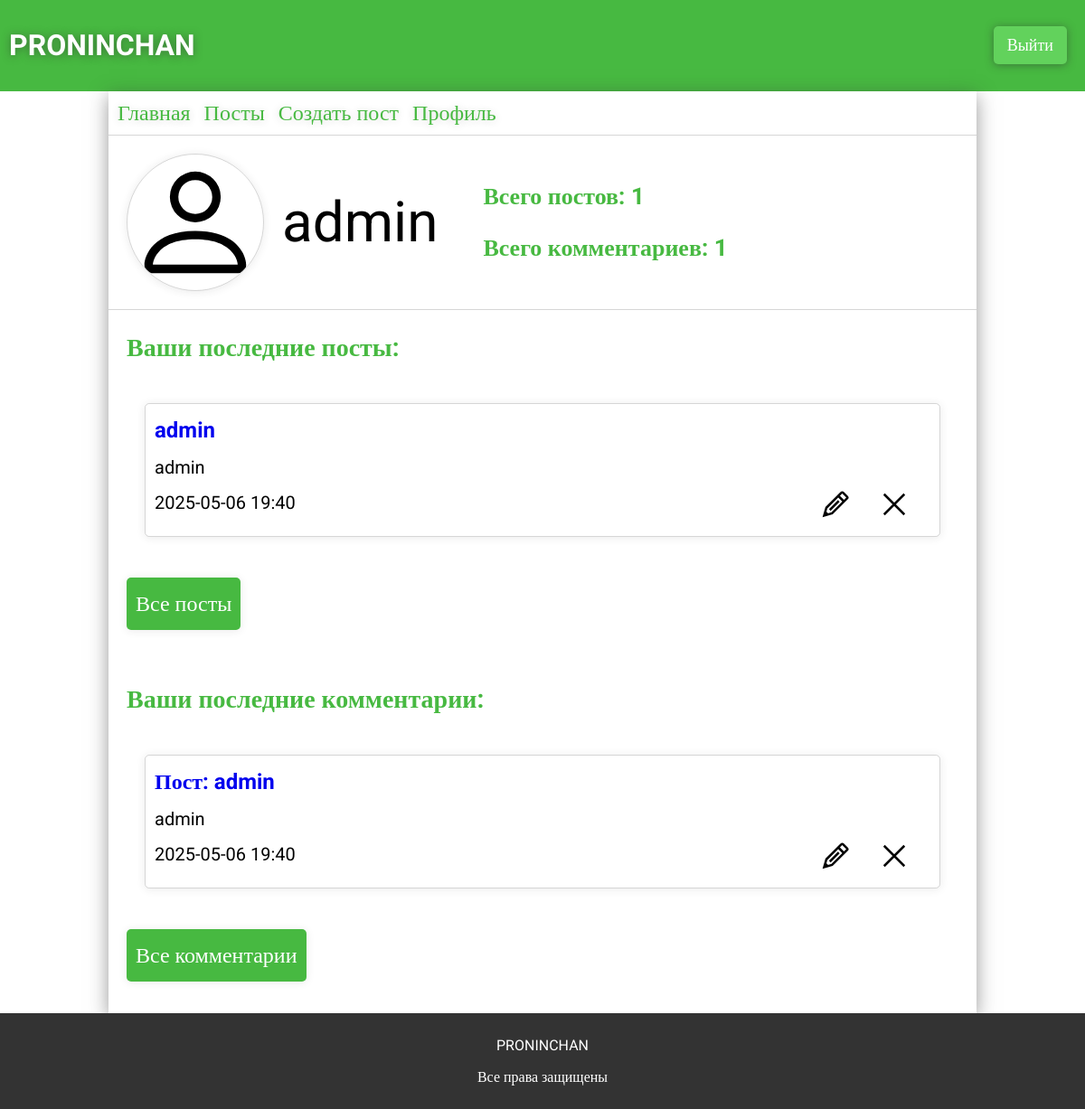
Page /profile (signed in) on the committed database.
### app.py (models this page shows)
class Users(db.Model):
    __tablename__ = 'users'
    id = db.Column(db.Integer, primary_key=True)
    username = db.Column(db.String(32), unique=True, nullable=False)
    photo = db.Column(db.BLOB)
    email = db.Column(db.String(64), unique=True, nullable=False)
    password = db.Column(db.String(30), nullable=False)
    access = db.Column(db.String(64), nullable=False, default='user')
    all_posts = db.relationship("ForumPosts", backref="user_author", cascade="all, delete-orphan")
    all_comments = db.relationship("ForumComments", backref="user_author")

class ForumPosts(db.Model):
    __tablename__ = 'forum_posts'
    id = db.Column(db.Integer, primary_key=True)
    user_id = db.Column(db.Integer, db.ForeignKey('users.id'), nullable=False)
    theme = db.Column(db.String(124), nullable=False)
    text = db.Column(db.Text, nullable=False)
    section_id = db.Column(db.Integer, db.ForeignKey('forum_sections.id'), nullable=False)
    category_id = db.Column(db.Integer, db.ForeignKey('forum_categories.id'), nullable=False)
    created_at = db.Column(db.DateTime, default=datetime.now)
    user = db.relationship("Users", backref="posts")
    sections = db.relationship("ForumSections")
    categories = db.relationship("ForumCategory")
    all_comments = db.relationship("ForumComments", backref="forum_post", cascade="all, delete-orphan")

class ForumComments(db.Model):
    __tablename__ = 'forum_comments'
    id = db.Column(db.Integer, primary_key=True)
    user_id = db.Column(db.Integer, db.ForeignKey('users.id'), nullable=False)
    text = db.Column(db.Text, nullable=False)
    created_at = db.Column(db.DateTime, default=datetime.now)
    post_id = db.Column(db.Integer, db.ForeignKey('forum_posts.id'), nullable=False)
    user = db.relationship("Users", backref="comments")
    post = db.relationship('ForumPosts', backref='comments')

### app.py (the view)
@app.route('/profile')
def profile():
    if 'user' in session:
        user = Users.query.filter_by(id=session['user']).first()
        user_posts =  ForumPosts.query.filter_by(user_id=session['user']).order_by(ForumPosts.created_at.desc()).limit(5).all()
        user_comments = ForumComments.query.filter_by(user_id=session['user']).order_by(ForumComments.created_at.desc()).limit(5).all()
        c_total = ForumComments.query.filter_by(user_id=session['user']).count()
        p_total = ForumPosts.query.filter_by(user_id=session['user']).count()
        return render_template('profile.html', user = user, posts=user_posts,
                               comments=user_comments, c_total=c_total,p_total=p_total)
    return render_template('profile.html')

### templates/profile.html (shortened to what this page needs)
{% extends 'base.html' %}
{% block main %}
<link rel="stylesheet" href="{{ url_for('static', filename='css/profile.css') }}">
{% if session['user'] %}
<div class="profile">
    <div class="profile-container">
        <div class="profile-person">
            <div class="profile-person-img">
                <img src="{{user.photo if user.photo else '../static/img/person.svg'}}" alt="" style="cursor: pointer;">
            </div>
            <p>{{user.username}}</p>
        </div>
        <div class="profile-data">
            <p>Всего постов: {{p_total}}</p>
            <p>Всего комментариев: {{c_total}}</p>
        </div>
    </div>
    <div class="commentsposts">
        <p>Ваши последние посты:</p>
        <div class="commentsposts-container">
            {% for post in posts %}
            <div class="commentsposts-container-post" id="post-{{post.id}}">
                <div class="commentsposts-container-post-edit">
                    <img src="../static/img/Edit.svg" alt="" class="edit-post" id="post-{{post.id}}" data-post-id="{{post.id}}">
                    <img src="../static/img/Close.svg" alt="" class="delete-post" data-post-id="{{post.id}}">
                </div>
                <a class="post-theme" href="{{url_for('post', post=post.id)}}">{{post.theme}}</a>
                <p class="post-text"  data-text="{{post.text}}">{{post.text | truncate(150, True, '...')}}</p>
                <p class="post-created">{{post.created_at.strftime('%Y-%m-%d %H:%M')}}</p>
            </div>
            {% endfor %}
        </div>
        <button><a href="{{url_for('user_posts')}}">Все посты</a></button>
    </div>
    <div  class="commentsposts">
        <p>Ваши последние комментарии:</p>
        <div class="commentsposts-container">
            {% for comment in comments %}
            <div class="commentsposts-container-post" id="comment-{{comment.id}}">
                <div class="commentsposts-container-post-edit">
                    <img src="../static/img/Edit.svg" alt="" class="edit-comment" id="comment-{{comment.id}}" data-comment-id="{{comment.id}}">
                    <img src="../static/img/Close.svg" alt="" class="delete-comment" data-comment-id="{{comment.id}}">
                </div>
                <a href="{{url_for('post', post=comment.post_id)}}">Пост: {{comment.post.theme}}</a>
                <p class="comment-text" data-text="{{comment.text}}">{{comment.text | truncate(100, True, '...')}}</p>
                <p class="comment-created">{{comment.created_at.strftime('%Y-%m-%d %H:%M')}}</p>
            </div>
            {% endfor %}
        </div>
        <button><a href="{{url_for('user_comments')}}">Все комментарии</a></button>
    </div>
</div>
{% else %}
    <div class="login">
        <h2>Войдите в аккаунт</h2>
    </div>
{% endif %}
{% endblock %}

### static/css/base.css (style rules this page uses)
* { font-family: "Roboto"; }
body { margin: 0; padding: 0; display: flex; flex-direction: column; min-height: 100vh; }

### static/css/profile.css (style rules this page uses)
.profile .profile-container { display: flex; align-items: center; padding: 20px; border-bottom: 1px solid rgba(51, 51, 51, 0.2); }
.profile .profile-person { display: flex; align-items: center; cursor: pointer; }
.profile .profile-person p { font-size: 62px; margin: 0; margin-left: 20px; }
.profile .profile-person .profile-person-img { position: relative; width: 150px; height: 150px; border-radius: 50%; overflow: hidden; box-shadow: 0 1px 10px rgba(51, 51, 51, 0.1); border: 1px solid rgba(51, 51, 51, 0.2); }
.profile .profile-person .profile-person-img img { position: absolute; width: 100%; cursor: pointer; }
.profile .profile-data { color: #47b941; font-weight: bolder; margin-left: 50px; font-size: 26px; }
.commentsposts { padding: 20px; font-size: 20px; }
.commentsposts p:first-child { color: #47b941; font-weight: bolder; font-size: 28px; margin: 15px 0; margin-top: 5px; }
.commentsposts button { background-color: #47b941; padding: 15px 10px; margin: 15px 0; box-shadow: 0 1px 10px rgba(51, 51, 51, 0.1); border: none; border-radius: 5px; transition: 0.3s ease; }
.commentsposts button a { font-size: 24px; text-decoration: none; color: white; }
.commentsposts .commentsposts-container { padding: 20px; }
.commentsposts .commentsposts-container .commentsposts-container-post { position: relative; border-radius: 5px; box-shadow: 0 1px 10px rgba(51, 51, 51, 0.1); border: 1px solid rgba(51, 51, 51, 0.2); padding: 10px; padding-top: 15px; margin: 10px 0; }
.commentsposts .commentsposts-container .commentsposts-container-post a { text-decoration: none; font-weight: bolder; font-size: 24px; margin: 15px 0; }
.commentsposts .commentsposts-container .commentsposts-container-post p { margin: 15px 0; }
.commentsposts .commentsposts-container .commentsposts-container-post .commentsposts-container-post-edit { position: absolute; right: 20px; bottom: 0; }
.commentsposts .commentsposts-container .commentsposts-container-post .commentsposts-container-post-edit img { width: 30px; margin: 15px 15px; transition: 0.2s ease; }

### rows in the picture
Users: username "admin"
ForumPosts: theme "admin", text "admin", created_at "2025-05-06 19:40"
ForumComments: post.theme "admin", text "admin", created_at "2025-05-06 19:40"

### other values in the picture
{{ p_total }} "1"
{{ c_total }} "1"
